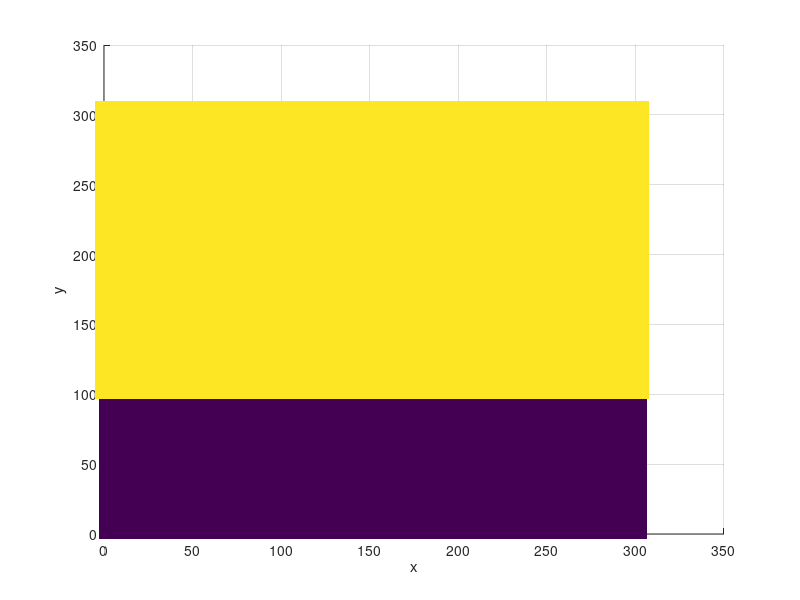

Here is the MATLAB script that generated this plot:
close all;
clear all
clc



%% Input
% Gridpoints of layer with dh=1 (every gridpoint)
NXmax=305;
NZmax=1;
NYmax=305;

interface(1)=100;
% interface(2)=151;
% interface(3)=202;


% interface(1)=10;
% interface(2)=37;
% interface(3)=55;

% 
% 
 dh(1)=1;
 dh(2)=3;
%  dh(3)=9;
%  dh(4)=1;


%% constructor
interface(length(interface)+1)=NYmax-1;


DHmax=max(dh);
if (NXmax ~= floor(NXmax/DHmax)*DHmax+1 + floor(DHmax/2))
    message ="NXmax must be " + num2str(floor(NXmax/DHmax)*DHmax+1 + floor(DHmax/2));
    disp(message)
end



numLayers=length(dh);
nx=zeros(1,numLayers);
ny=zeros(1,numLayers);
nz=zeros(1,numLayers);

layerStart=zeros(1,numLayers);
layerEnd=zeros(1,numLayers);

nGridpoints=0;
nGridpointsPerLayer=zeros(1,numLayers);


for ii=1:numLayers
    
    if  ii==numLayers || dh(ii)<dh(ii+1)
        layerEnd(ii)=interface(ii);
        ny(ii)=(layerEnd(ii)-layerStart(ii))/dh(ii)+1;
        if ii ~= numLayers
        layerStart(ii+1)=interface(ii)+dh(ii+1);
        end
    else
         layerEnd(ii)=interface(ii)-dh(ii);
         ny(ii)=(layerEnd(ii)-layerStart(ii))/dh(ii)+1;
         layerStart(ii+1)=interface(ii);
    end  
    
    nx(ii)=floor(NXmax/dh(ii));
    nz(ii)=floor(NZmax/dh(ii));
    if dh(ii)>1
        nx(ii)= nx(ii)+1;
        nz(ii)= nz(ii)+1;
    end

    nGridpointsPerLayer(ii)=nx(ii)*ny(ii)*nz(ii);
    
    nGridpoints=nGridpoints+nGridpointsPerLayer(ii);
    
end

% nx
% ny
% nz


values=zeros(1,nGridpoints);
size=zeros(1,nGridpoints);

for ii=1:nGridpoints
 %   ii=4998;
    index=ii-1;
    layer=0;
    %find out which in which layer the index is and reduce index to index
    %inside this layer
    for jj=1:numLayers
        index=index-nGridpointsPerLayer(jj);
        if index<0
            index=index+nGridpointsPerLayer(jj);
            layer=jj;
            break
        end
    end
    % calculate coordinates inside a subgrid
    

    coordinates.y(ii) = floor(index / (nx(layer) * nz(layer)));
    index = index - coordinates.y(ii) * (nx(layer) * nz(layer));
    
    coordinates.z(ii) = floor(index / (nx(layer)));
    index = index - coordinates.z(ii) * (nx(layer));
    
    coordinates.x(ii) = index;
    
    % coordinates in reference to the fine grid
    coordinates.x(ii)=coordinates.x(ii)*dh(layer);
    coordinates.y(ii)=coordinates.y(ii)*dh(layer);
    coordinates.z(ii)=coordinates.z(ii)*dh(layer); 
    
                
    % move the subgrid coordinates to global coordinates
    coordinates.y(ii)=coordinates.y(ii)+layerStart(layer);
   
    x=coordinates.x(ii);
    y=coordinates.y(ii);
    z=coordinates.z(ii);
    
    
    if (ii)==32441
        x
        y
        z
    end
    if (ii)==32237
        x
        y
        z
    end
    
%     if (ii)==3977
%         x
%         y
%         z
%     end
    
    
    % set values nd gridpointsize for plotting
    values(ii)=layer;
    size(ii)=dh(layer);
    
    
    %%test coordinate2index
 
    %find correct layer and set y coordinate to the y coordinate in the
    % subgrid to get local coordinates


    for jj=1:numLayers
        if coordinates.y(ii) <= layerEnd(jj) && coordinates.y(ii) >= layerStart(jj)
           testlayer=jj;          
           subGridCoordY=coordinates.y(ii)-layerStart(jj);
        end
    end

    % find index in the current subgrid
    testIndex= (((coordinates.x(ii))/dh(testlayer)) + (coordinates.z(ii)/dh(testlayer))*nx(layer) + (subGridCoordY/dh(testlayer))*nx(layer) * nz(layer));
    
    % add indices of the grids above the current subgrid to get the global
    % index
        for jj=2:testlayer
            testIndex=testIndex+nGridpointsPerLayer(jj-1);
        end          

    

    %$ test if coordinate2index worked
   % if ii ==2838
    if ii ~=testIndex+1
%          testlayer
%          subGridCoordY
%          coordinates.y(ii)
%           ii
%           testIndex
       break
    end
    
end

%% Plotting
% plot3(coordinates.x,coordinates.y,coordinates.z,'v')
% xlabel('x')
% ylabel('y')
% zlabel('z')
% view(180,90)
%view(270,180)



scatter3(coordinates.x,coordinates.y,coordinates.z,size*50,values,'filled','s')
xlabel('x')
ylabel('y')
zlabel('z')
view(0,90)
%view(270,180)

% [xq,yq,zq] = meshgrid(0:1:NXmax, 0:1:100, 0:1:NZmax);
% vq = griddata(coordinates.x,coordinates.y,coordinates.z,values,xq,yq,zq);

% [xq,yq] = meshgrid(0:1:NXmax, 0:1:67);
% vq = griddata(coordinates.x,coordinates.y,values,xq,yq);

%
% figure(1)
% imagesc(vq)
% %mesh(vq)
% axis ij
